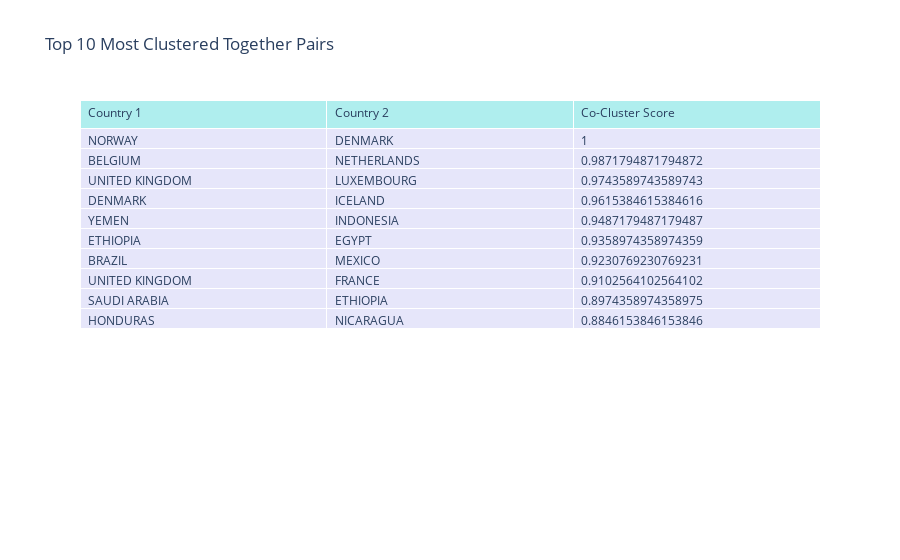
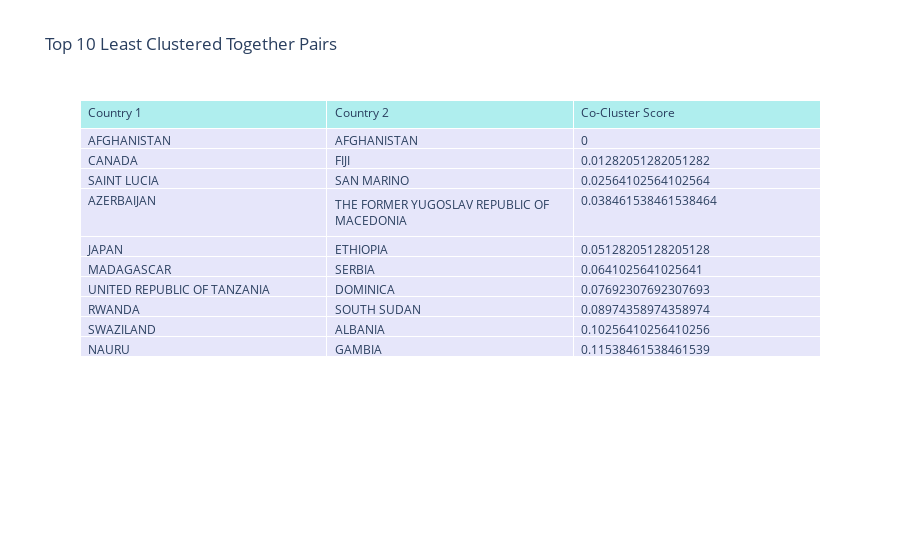
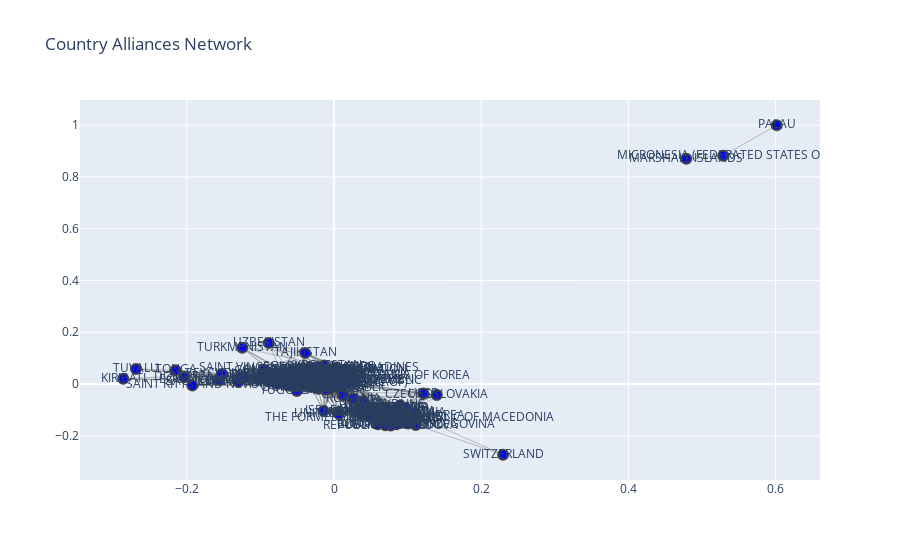

The notebook cell saved with these charts, in order:
### Markdown cell above
If you don't see all the points (always +150), yoo need to zoom out. 

Each year is a PCA runned over 5 years (the corresponding year and the 5 previous years)

### Code cell
import pandas as pd
import numpy as np
import seaborn as sns
import matplotlib.pyplot as plt
import networkx as nx
import plotly.graph_objects as go
from itertools import combinations

# Compute Co-Clustering Score
countries = results['ms_name'].unique()
co_cluster_matrix = pd.DataFrame(0, index=countries, columns=countries)

for year in results['year'].unique():
    year_data = results[results['year'] == year]
    clusters = year_data.groupby('cluster')['ms_name'].apply(list)
    
    for country_list in clusters:
        for c1, c2 in combinations(country_list, 2):
            co_cluster_matrix.loc[c1, c2] += 1
            co_cluster_matrix.loc[c2, c1] += 1

co_cluster_matrix = co_cluster_matrix / results['year'].nunique()

# Top 10 most clustered together pairs
top_10_pairs = co_cluster_matrix.unstack().sort_values(ascending=False).drop_duplicates().head(10)
top_10_pairs_table = pd.DataFrame(top_10_pairs, columns=['Co-Cluster Score']).reset_index()
top_10_pairs_table.columns = ['Country 1', 'Country 2', 'Co-Cluster Score']
print("Top 10 Most Clustered Together Pairs:")
print(top_10_pairs_table)

# Top 10 least clustered together pairs
bottom_10_pairs = co_cluster_matrix.unstack().sort_values(ascending=True).drop_duplicates().head(10)
bottom_10_pairs_table = pd.DataFrame(bottom_10_pairs, columns=['Co-Cluster Score']).reset_index()
bottom_10_pairs_table.columns = ['Country 1', 'Country 2', 'Co-Cluster Score']
print("\nTop 10 Least Clustered Together Pairs:")
print(bottom_10_pairs_table)

# Plotting the top 10 most clustered together pairs
fig_top_10 = go.Figure(data=[go.Table(
    header=dict(values=list(top_10_pairs_table.columns),
                fill_color='paleturquoise',
                align='left'),
    cells=dict(values=[top_10_pairs_table['Country 1'], top_10_pairs_table['Country 2'], top_10_pairs_table['Co-Cluster Score']],
               fill_color='lavender',
               align='left'))
])

fig_top_10.update_layout(title="Top 10 Most Clustered Together Pairs")
fig_top_10.show()

# Plotting the top 10 least clustered together pairs
fig_bottom_10 = go.Figure(data=[go.Table(
    header=dict(values=list(bottom_10_pairs_table.columns),
                fill_color='paleturquoise',
                align='left'),
    cells=dict(values=[bottom_10_pairs_table['Country 1'], bottom_10_pairs_table['Country 2'], bottom_10_pairs_table['Co-Cluster Score']],
               fill_color='lavender',
               align='left'))
])

fig_bottom_10.update_layout(title="Top 10 Least Clustered Together Pairs")
fig_bottom_10.show()

# Network Graph for Alliances
G = nx.Graph()
threshold = co_cluster_matrix.values.mean()

for c1, c2 in combinations(countries, 2):
    weight = co_cluster_matrix.loc[c1, c2]
    if weight > threshold:
        G.add_edge(c1, c2, weight=weight)

pos = nx.spring_layout(G, seed=42)

edge_x, edge_y = [], []
for edge in G.edges(data=True):
    x0, y0 = pos[edge[0]]
    x1, y1 = pos[edge[1]]
    edge_x.extend([x0, x1, None])
    edge_y.extend([y0, y1, None])

edge_trace = go.Scatter(x=edge_x, y=edge_y, mode='lines', line=dict(width=0.5, color="gray"))

node_x, node_y, node_text = [], [], []
for node in G.nodes():
    x, y = pos[node]
    node_x.append(x)
    node_y.append(y)
    node_text.append(f"{node}")

node_trace = go.Scatter(
    x=node_x, y=node_y, mode='markers+text',
    text=node_text, marker=dict(size=10, color="blue", line=dict(width=2))
)

fig = go.Figure(data=[edge_trace, node_trace])
fig.update_layout(title="Country Alliances Network", showlegend=False)
fig.show()

top_10_pairs_table.to_html('outputs/top_10_most_clustered_pairs.html', index=False)

### Figure 1 — Plotly figure (JSON) as saved in the notebook; plotly's stock layout.template omitted (floating-point values rounded to 4 significant figures)
{"data": [{"cells": {"align": "left", "fill": {"color": "lavender"}, "values": [["NORWAY", "BELGIUM", "UNITED KINGDOM", "DENMARK", "YEMEN", "ETHIOPIA", "BRAZIL", "UNITED KINGDOM", "SAUDI ARABIA", "HONDURAS"], ["DENMARK", "NETHERLANDS", "LUXEMBOURG", "ICELAND", "INDONESIA", "EGYPT", "MEXICO", "FRANCE", "ETHIOPIA", "NICARAGUA"], [1, 0.9872, 0.9744, 0.9615, 0.9487, 0.9359, 0.9231, 0.9103, 0.8974, 0.8846]]}, "header": {"align": "left", "fill": {"color": "paleturquoise"}, "values": ["Country 1", "Country 2", "Co-Cluster Score"]}, "type": "table"}], "layout": {"title": {"text": "Top 10 Most Clustered Together Pairs"}}}

### Figure 2 — Plotly figure (JSON) as saved in the notebook; plotly's stock layout.template omitted (floating-point values rounded to 4 significant figures)
{"data": [{"cells": {"align": "left", "fill": {"color": "lavender"}, "values": [["AFGHANISTAN", "CANADA", "SAINT LUCIA", "AZERBAIJAN", "JAPAN", "MADAGASCAR", "UNITED REPUBLIC OF TANZANIA", "RWANDA", "SWAZILAND", "NAURU"], ["AFGHANISTAN", "FIJI", "SAN MARINO", "THE FORMER YUGOSLAV REPUBLIC OF MACEDONIA", "ETHIOPIA", "SERBIA", "DOMINICA", "SOUTH SUDAN", "ALBANIA", "GAMBIA"], [0, 0.01282, 0.02564, 0.03846, 0.05128, 0.0641, 0.07692, 0.08974, 0.1026, 0.1154]]}, "header": {"align": "left", "fill": {"color": "paleturquoise"}, "values": ["Country 1", "Country 2", "Co-Cluster Score"]}, "type": "table"}], "layout": {"title": {"text": "Top 10 Least Clustered Together Pairs"}}}

### Figure 3 — Plotly figure (JSON) as saved in the notebook; plotly's stock layout.template omitted (floating-point values rounded to 4 significant figures; data arrays with more than 128 entries replaced by an {"elided": "..."} marker saying what was removed)
{"data": [{"line": {"color": "gray", "width": 0.5}, "mode": "lines", "type": "scatter", "x": {"elided": "26868 float values"}, "y": {"elided": "26868 float values"}}, {"marker": {"color": "blue", "line": {"width": 2}, "size": 10}, "mode": "markers+text", "text": {"elided": "192 str values"}, "type": "scatter", "x": {"elided": "192 float values"}, "y": {"elided": "192 float values"}}], "layout": {"showlegend": false, "title": {"text": "Country Alliances Network"}}}
